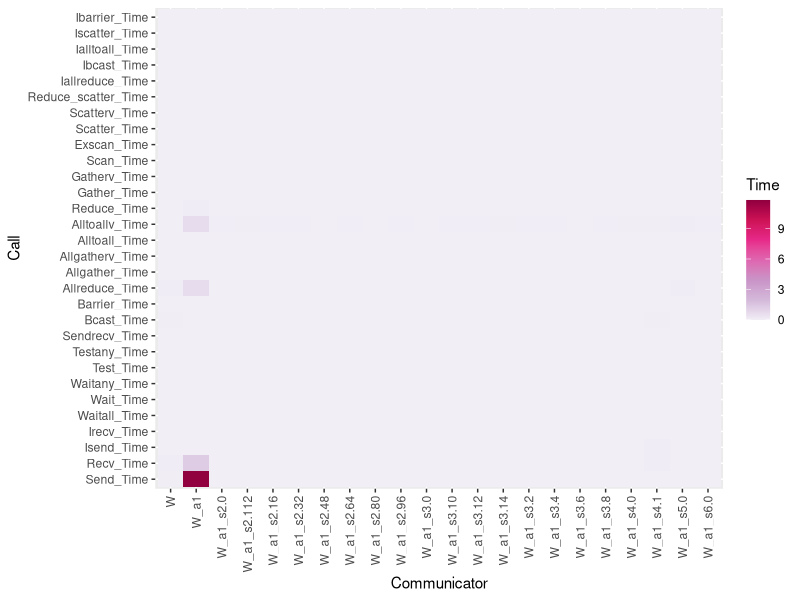
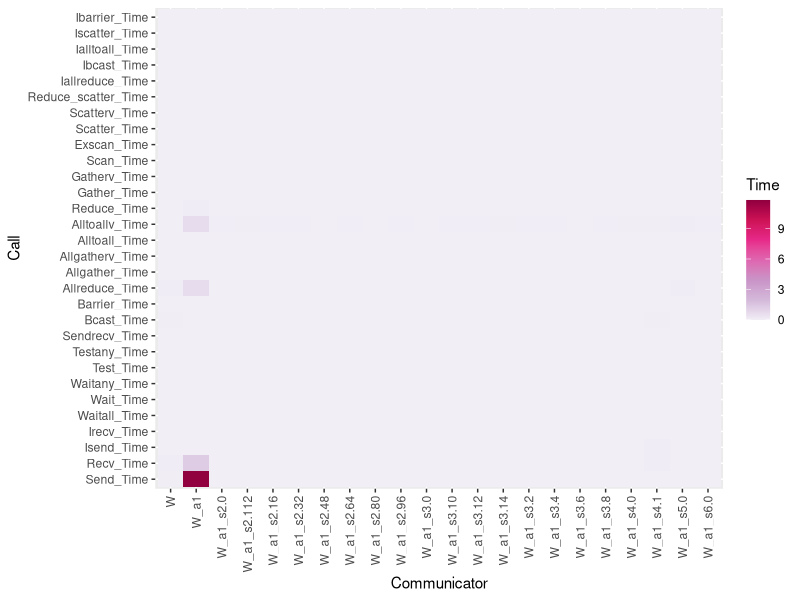

Write the R code that produced these figures, in order.
df<-read.csv("splatt_128procs_med5tns.csv",header=TRUE,skip=5)
library(ggplot2)
p<-ggplot(data=df[df$Send_Calls > 0, ], aes(x=Comm, y=Send_Calls, fill=Comm)) +
  geom_bar(stat="identity")
#g<-ggplot(data=df, aes(x=dose, y=len, fill=supp)) +
#  geom_bar(stat="identity")

df <- df[df$Comm != "NULL", ]

library(tidyverse)
df <- df %>% select(ends_with(c("_Time", "Comm")))
#df <- df %>% select()

#str(df)

library(reshape)

library(RColorBrewer)
#library(viridis)

df2 <- melt(df)
str(df2)
colnames(df2) <- c("Communicator", "Call", "Time")
#heatmap(as.matrix(df2[,-1]))
#library(RColorBrewer)
#coul <- colorRampPalette(brewer.pal(8, "PiYG"))(25)
g <- ggplot(df2, aes(x = Communicator, y = Call, fill = Time)) +
  geom_tile() + theme(axis.text.x = element_text(angle = 90, vjust = 0.5, hjust=1)) + 
  scale_fill_distiller(palette = 11,direction = 1)
  #scale_fill_viridis()
#scale_fill_gradient(low="yellow",high="black",space="Lab")
#scale_fill_gradient(low = "#ff2D00",high = "#ffffff",guide = "colorbar")
library(svglite)
ggsave(file="timings_splat.svg", plot=g, width=10, height=8)
print(g)
